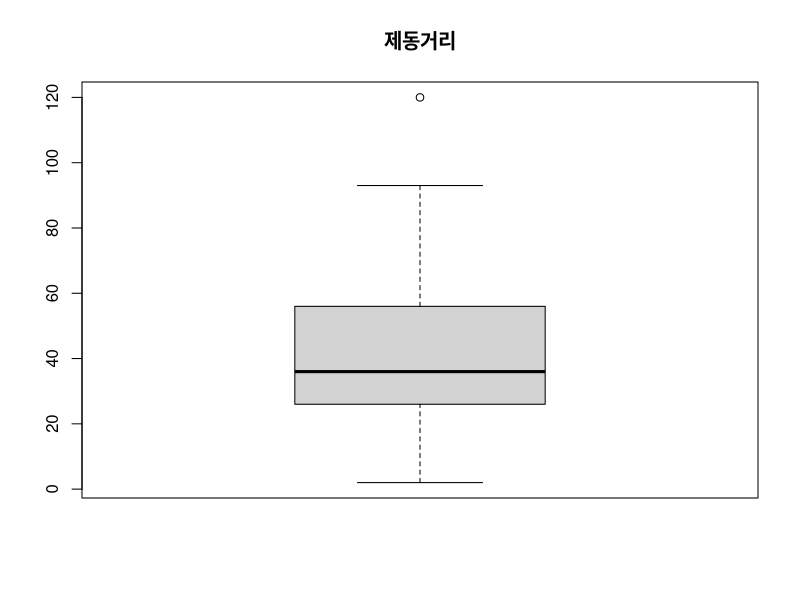
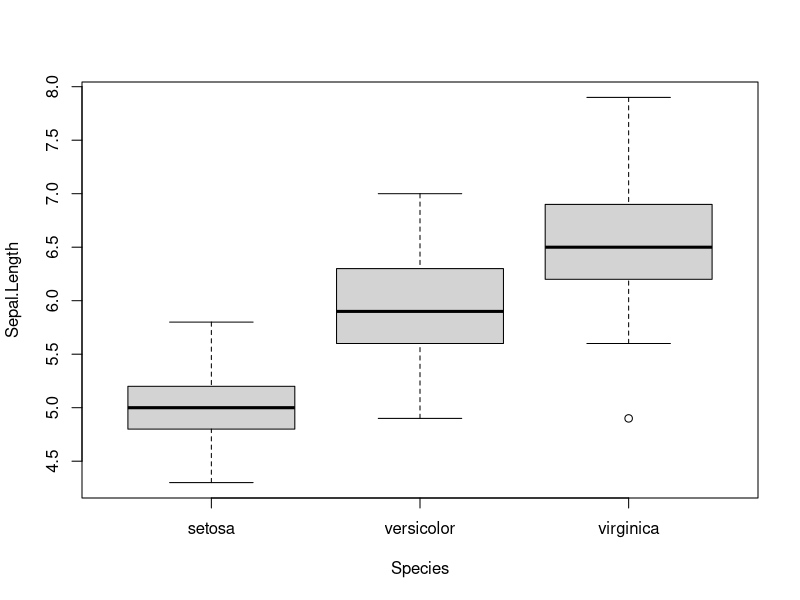

These figures' R source, in order:
# 날짜 : 2021-06-29
# 이름 : 박재형
# 내용 : BoxPlot - p148

# 박스상자 기본
View(cars)

dist <- cars[,2]
dist
class(dist)

boxplot(dist, main="제동거리")
boxplot.stats(dist)

iris
boxplot(data = iris,
        Sepal.Length ~ Species)
